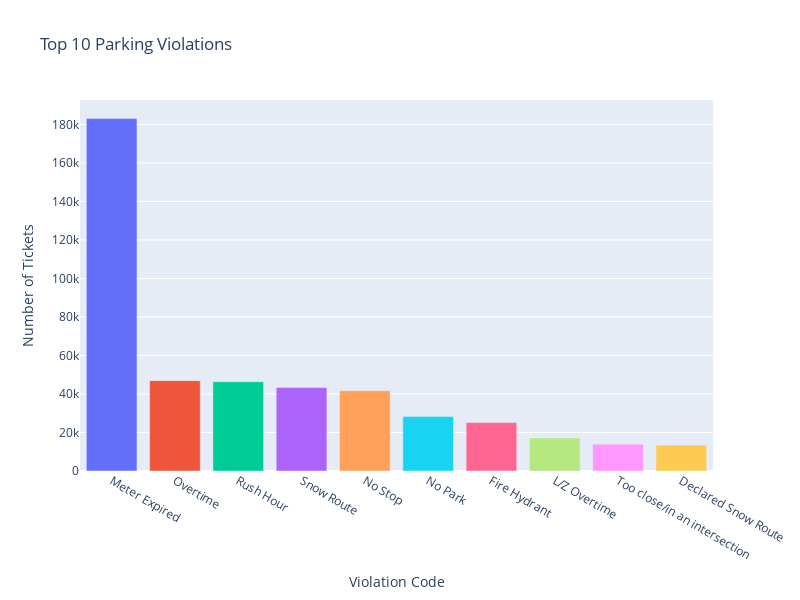

The cell this chart's notebook holds for it:
### Code cell
fig = px.bar(top_10_violations, x='Violation Code',y='count', color='Violation Code',
             title='Top 10 Parking Violations',
             labels={'count': 'Number of Tickets'},
             width=800, height=600)
fig.update_layout(showlegend=False)
fig

### Figure 1 — Plotly figure (JSON) as saved in the notebook; plotly's stock layout.template omitted (floating-point values rounded to 4 significant figures)
{"data": [{"alignmentgroup": "True", "hovertemplate": "Violation Code=%{x}<br>Number of Tickets=%{y}<extra></extra>", "legendgroup": "Meter Expired", "marker": {"color": "#636efa", "pattern": {"shape": ""}}, "name": "Meter Expired", "offsetgroup": "Meter Expired", "orientation": "v", "showlegend": true, "textposition": "auto", "type": "bar", "x": ["Meter Expired"], "xaxis": "x", "y": [183030], "yaxis": "y"}, {"alignmentgroup": "True", "hovertemplate": "Violation Code=%{x}<br>Number of Tickets=%{y}<extra></extra>", "legendgroup": "Overtime", "marker": {"color": "#EF553B", "pattern": {"shape": ""}}, "name": "Overtime", "offsetgroup": "Overtime", "orientation": "v", "showlegend": true, "textposition": "auto", "type": "bar", "x": ["Overtime"], "xaxis": "x", "y": [46929], "yaxis": "y"}, {"alignmentgroup": "True", "hovertemplate": "Violation Code=%{x}<br>Number of Tickets=%{y}<extra></extra>", "legendgroup": "Rush Hour", "marker": {"color": "#00cc96", "pattern": {"shape": ""}}, "name": "Rush Hour", "offsetgroup": "Rush Hour", "orientation": "v", "showlegend": true, "textposition": "auto", "type": "bar", "x": ["Rush Hour"], "xaxis": "x", "y": [46356], "yaxis": "y"}, {"alignmentgroup": "True", "hovertemplate": "Violation Code=%{x}<br>Number of Tickets=%{y}<extra></extra>", "legendgroup": "Snow Route", "marker": {"color": "#ab63fa", "pattern": {"shape": ""}}, "name": "Snow Route", "offsetgroup": "Snow Route", "orientation": "v", "showlegend": true, "textposition": "auto", "type": "bar", "x": ["Snow Route"], "xaxis": "x", "y": [43323], "yaxis": "y"}, {"alignmentgroup": "True", "hovertemplate": "Violation Code=%{x}<br>Number of Tickets=%{y}<extra></extra>", "legendgroup": "No Stop", "marker": {"color": "#FFA15A", "pattern": {"shape": ""}}, "name": "No Stop", "offsetgroup": "No Stop", "orientation": "v", "showlegend": true, "textposition": "auto", "type": "bar", "x": ["No Stop"], "xaxis": "x", "y": [41662], "yaxis": "y"}, {"alignmentgroup": "True", "hovertemplate": "Violation Code=%{x}<br>Number of Tickets=%{y}<extra></extra>", "legendgroup": "No Park", "marker": {"color": "#19d3f3", "pattern": {"shape": ""}}, "name": "No Park", "offsetgroup": "No Park", "orientation": "v", "showlegend": true, "textposition": "auto", "type": "bar", "x": ["No Park"], "xaxis": "x", "y": [28334], "yaxis": "y"}, {"alignmentgroup": "True", "hovertemplate": "Violation Code=%{x}<br>Number of Tickets=%{y}<extra></extra>", "legendgroup": "Fire Hydrant", "marker": {"color": "#FF6692", "pattern": {"shape": ""}}, "name": "Fire Hydrant", "offsetgroup": "Fire Hydrant", "orientation": "v", "showlegend": true, "textposition": "auto", "type": "bar", "x": ["Fire Hydrant"], "xaxis": "x", "y": [25162], "yaxis": "y"}, {"alignmentgroup": "True", "hovertemplate": "Violation Code=%{x}<br>Number of Tickets=%{y}<extra></extra>", "legendgroup": "L/Z Overtime", "marker": {"color": "#B6E880", "pattern": {"shape": ""}}, "name": "L/Z Overtime", "offsetgroup": "L/Z Overtime", "orientation": "v", "showlegend": true, "textposition": "auto", "type": "bar", "x": ["L/Z Overtime"], "xaxis": "x", "y": [17170], "yaxis": "y"}, {"alignmentgroup": "True", "hovertemplate": "Violation Code=%{x}<br>Number of Tickets=%{y}<extra></extra>", "legendgroup": "Too close/in an intersection", "marker": {"color": "#FF97FF", "pattern": {"shape": ""}}, "name": "Too close/in an intersection", "offsetgroup": "Too close/in an intersection", "orientation": "v", "showlegend": true, "textposition": "auto", "type": "bar", "x": ["Too close/in an intersection"], "xaxis": "x", "y": [13935], "yaxis": "y"}, {"alignmentgroup": "True", "hovertemplate": "Violation Code=%{x}<br>Number of Tickets=%{y}<extra></extra>", "legendgroup": "Declared Snow Route", "marker": {"color": "#FECB52", "pattern": {"shape": ""}}, "name": "Declared Snow Route", "offsetgroup": "Declared Snow Route", "orientation": "v", "showlegend": true, "textposition": "auto", "type": "bar", "x": ["Declared Snow Route"], "xaxis": "x", "y": [13463], "yaxis": "y"}], "layout": {"barmode": "relative", "height": 600, "legend": {"title": {"text": "Violation Code"}, "tracegroupgap": 0}, "showlegend": false, "title": {"text": "Top 10 Parking Violations"}, "width": 800, "xaxis": {"anchor": "y", "categoryarray": ["Meter Expired", "Overtime", "Rush Hour", "Snow Route", "No Stop", "No Park", "Fire Hydrant", "L/Z Overtime", "Too close/in an intersection", "Declared Snow Route"], "categoryorder": "array", "domain": [0, 1], "title": {"text": "Violation Code"}}, "yaxis": {"anchor": "x", "domain": [0, 1], "title": {"text": "Number of Tickets"}}}}
